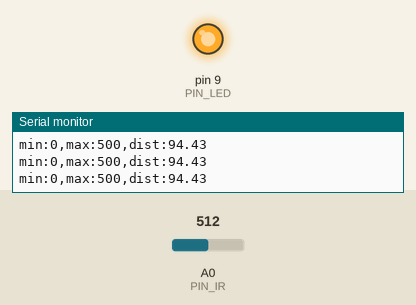
This sketch was run on a simulated Arduino Uno, built with avr-gcc and run on an emulated ATmega328P. Shown: output pins drawn as LEDs (lit = HIGH), the last lines printed to the serial monitor. The test bench sets the inputs (shaded band); at power-on: A0 (PIN_IR) = 512.

Above: at 1.2 s.
1.3 s: A0 (PIN_IR) set to 318
2.8 s: A0 (PIN_IR) set to 293
At 3.2 s:
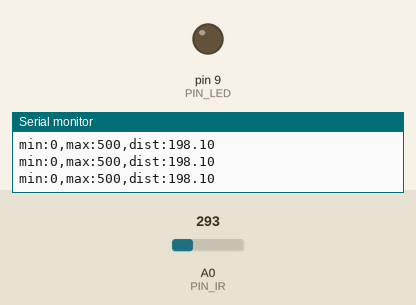
4.3 s: A0 (PIN_IR) set to 220
7.3 s: A0 (PIN_IR) set to 202
At 8.3 s:
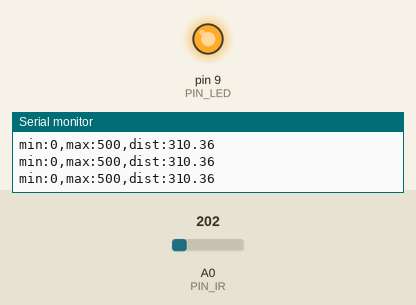
8.8 s: A0 (PIN_IR) set to 306
At 9.4 s:
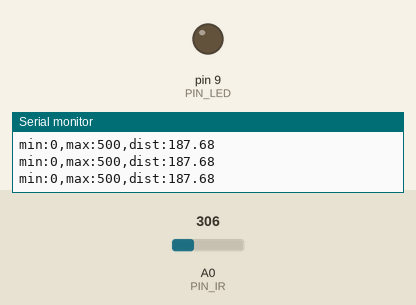
Timing chart, 0 to 11.3 s (numbered marks = the images above; inputs shaded):
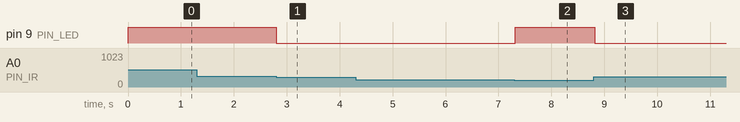

Measured:
- the behaviour switches between 307 and 306 on A0 (PIN_IR) (found by bisection; images 0 and 1)
- the behaviour switches between 210 and 209 on A0 (PIN_IR) (found by bisection; images 1 and 2)
- after the input at 2.8 s, pin 9 (PIN_LED): HIGH → LOW at once
- after the input at 7.3 s, pin 9 (PIN_LED): LOW → HIGH at once
- after the input at 8.8 s, pin 9 (PIN_LED): HIGH → LOW at once

The sketch:

18_example_1.ino
```cpp
// Arduino pin assignment
#define PIN_IR A0
#define PIN_LED 9

void setup() {
// initialize GPIO pins
  pinMode(PIN_LED,OUTPUT);
  digitalWrite(PIN_LED, 1);

// initialize serial port
  Serial.begin(57600);

}

float ir_distance(void){ // return value unit: mm
  float val;
  float volt = float(analogRead(PIN_IR));
  val = ((6762.0/(volt-9.0))-4.0) * 10.0;
  return val;
}

void loop() {
  float raw_dist = ir_distance();
  if(raw_dist>=187 && raw_dist<=297)
    digitalWrite(PIN_LED,0);
   else
    digitalWrite(PIN_LED,1);
  Serial.print("min:0,max:500,dist:");
  Serial.println(raw_dist);
  delay(20);
}
```
